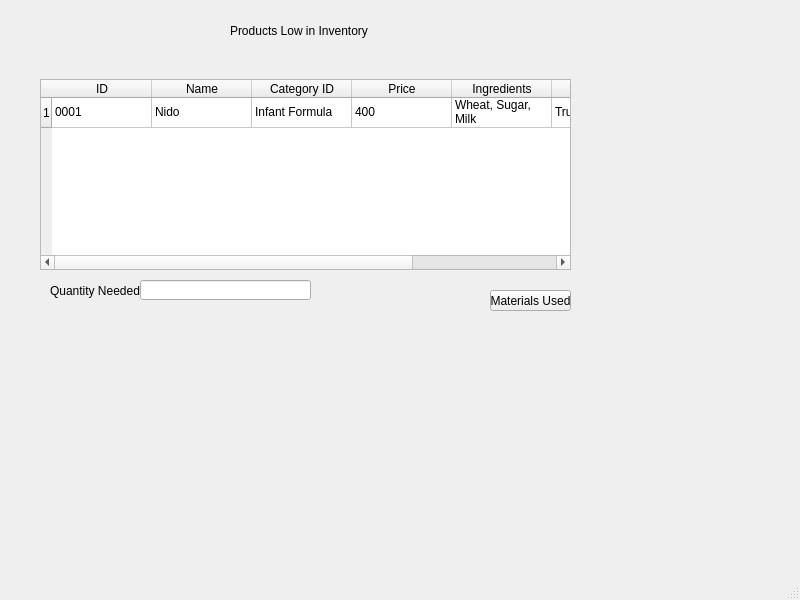
<?xml version="1.0" encoding="UTF-8"?>
<ui version="4.0">
 <class>MainWindow</class>
 <widget class="QMainWindow" name="MainWindow">
  <property name="geometry">
   <rect>
    <x>0</x>
    <y>0</y>
    <width>800</width>
    <height>600</height>
   </rect>
  </property>
  <property name="windowTitle">
   <string>MainWindow</string>
  </property>
  <widget class="QWidget" name="centralwidget">
   <widget class="QLabel" name="label">
    <property name="geometry">
     <rect>
      <x>230</x>
      <y>20</y>
      <width>161</width>
      <height>21</height>
     </rect>
    </property>
    <property name="text">
     <string>Products Low in Inventory</string>
    </property>
   </widget>
   <widget class="QTableWidget" name="prod_details">
    <property name="geometry">
     <rect>
      <x>40</x>
      <y>79</y>
      <width>531</width>
      <height>191</height>
     </rect>
    </property>
    <row>
     <property name="text">
      <string>1</string>
     </property>
    </row>
    <column>
     <property name="text">
      <string>ID</string>
     </property>
    </column>
    <column>
     <property name="text">
      <string>Name</string>
     </property>
    </column>
    <column>
     <property name="text">
      <string>Category ID</string>
     </property>
    </column>
    <column>
     <property name="text">
      <string>Price</string>
     </property>
    </column>
    <column>
     <property name="text">
      <string>Ingredients</string>
     </property>
    </column>
    <column>
     <property name="text">
      <string>Stock Level</string>
     </property>
    </column>
    <column>
     <property name="text">
      <string>Warehouse ID</string>
     </property>
    </column>
    <item row="0" column="0">
     <property name="text">
      <string>0001</string>
     </property>
    </item>
    <item row="0" column="1">
     <property name="text">
      <string>Nido</string>
     </property>
    </item>
    <item row="0" column="2">
     <property name="text">
      <string>Infant Formula</string>
     </property>
    </item>
    <item row="0" column="3">
     <property name="text">
      <string>400</string>
     </property>
    </item>
    <item row="0" column="4">
     <property name="text">
      <string>Wheat, Sugar, Milk</string>
     </property>
    </item>
    <item row="0" column="5">
     <property name="text">
      <string>True</string>
     </property>
    </item>
   </widget>
   <widget class="QPushButton" name="view_rawMat">
    <property name="geometry">
     <rect>
      <x>490</x>
      <y>290</y>
      <width>81</width>
      <height>21</height>
     </rect>
    </property>
    <property name="text">
     <string>Materials Used</string>
    </property>
   </widget>
   <widget class="QLabel" name="label_2">
    <property name="geometry">
     <rect>
      <x>50</x>
      <y>280</y>
      <width>161</width>
      <height>21</height>
     </rect>
    </property>
    <property name="text">
     <string>Quantity Needed</string>
    </property>
   </widget>
   <widget class="QLineEdit" name="quantity">
    <property name="geometry">
     <rect>
      <x>140</x>
      <y>280</y>
      <width>171</width>
      <height>20</height>
     </rect>
    </property>
   </widget>
  </widget>
  <widget class="QMenuBar" name="menubar">
   <property name="geometry">
    <rect>
     <x>0</x>
     <y>0</y>
     <width>800</width>
     <height>18</height>
    </rect>
   </property>
  </widget>
  <widget class="QStatusBar" name="statusbar"/>
 </widget>
 <resources/>
 <connections/>
</ui>
